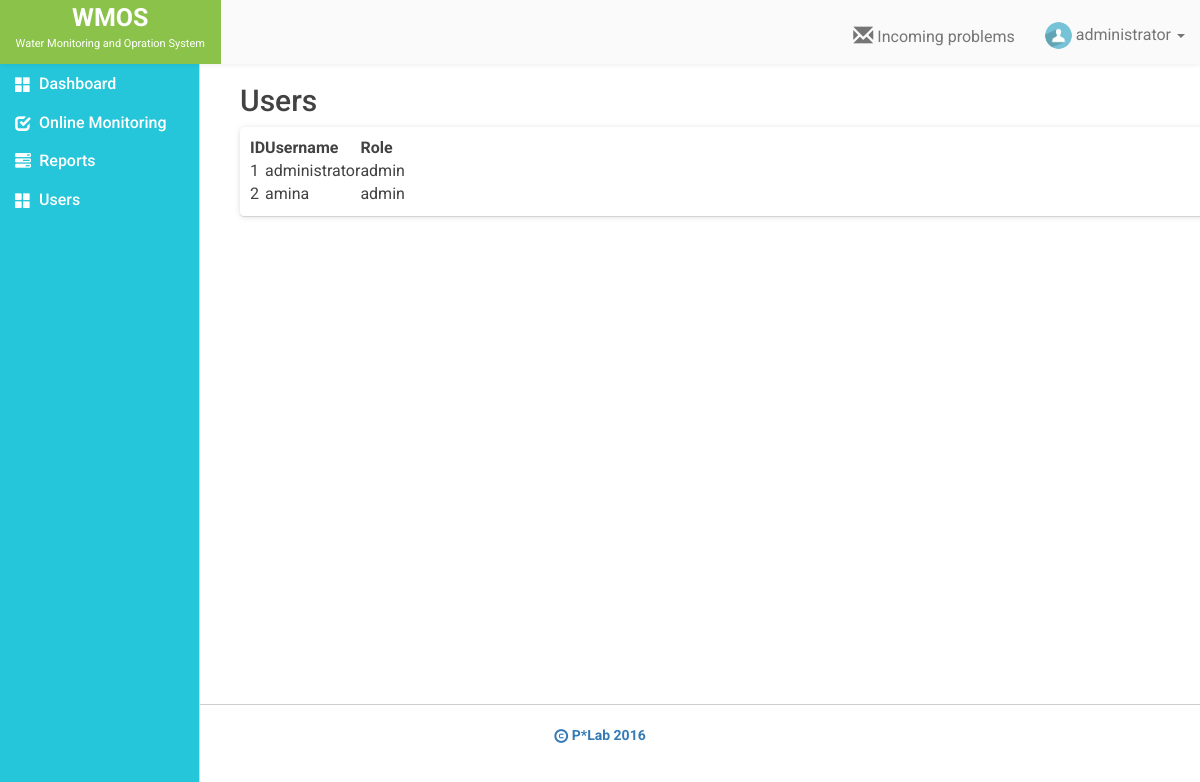
/users.php (signed in), run on an earlier commit of the app's database.
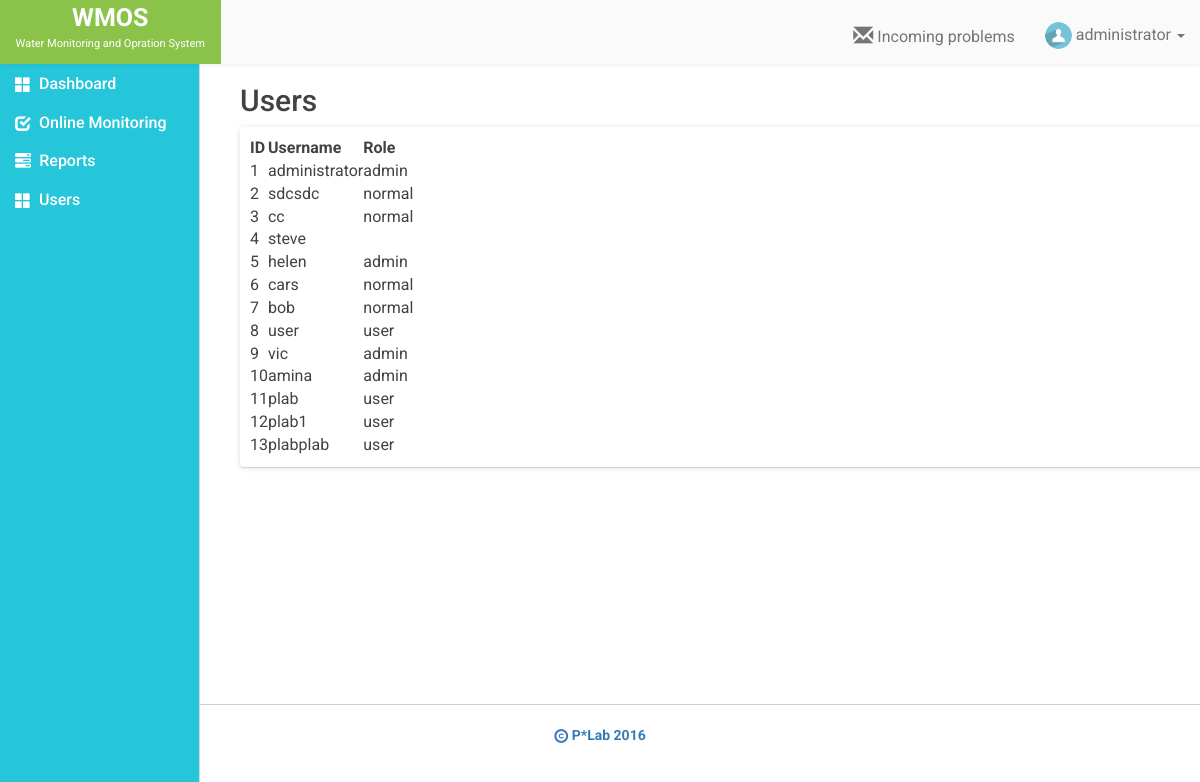
And on a later commit of the database.
### tables this page shows
CREATE TABLE `user` (
  `id` int(11) NOT NULL,
  `username` varchar(100) NOT NULL,
  `password` text NOT NULL,
  `role` varchar(100) NOT NULL
);

### functions/query.func.php (called while the page is built, shortened)
<?php
function getAll($table=""){
	global $conn;
	$sql = "SELECT * FROM $table";
	$result = mysqli_query($conn,$sql) or die(mysqli_error($conn));
	while ($row = mysqli_fetch_assoc($result)) {
		$data[] = $row;
	}
	return $data;
}
 ?>

### users.php (the view, shortened to what this page needs)
<?php
include 'database.php';
include 'functions/query.func.php';
$u = getAll('user');
?>
<!DOCTYPE html>
<html>
<head>
	<?php include "includes/_csslinks.php"; ?>
</head>
<body>
	<?php include 'includes/_header.php'; ?>
	<div class= "container-fluid">
		<div class="row" id="page">
			<?php include "includes/_sidebar.php"; ?>
			<div class="col-md-10 content">
				<h1 class="page-title">Users</h1>
				<div class="row">
					<div class="col-md-12">
						<div class="white-data-table">
							<div class="table-responsive">
								<table class="display compact" id="sms-table">
				                    <thead>
			                            <tr>
			                                <th>ID</th>
			                                <th>Username</th>
			                                <th>Role</th>
			                            </tr>
			                        </thead>
			                        <tbody>
			                        	<?php
			                        		$i = 1;
			                        		if ($u):
				                        		foreach ($u as $key => $user):
			                        	 ?>
				                            <tr>
				                                <td><?php echo $i++ ?></td>
				                                <td><?php echo $user['username'] ?></td>
				                                <td><?php echo $user['role'] ?></td>
				                            </tr>
			                            <?php
												endforeach;
				                           	endif;
			                             ?>
			                        </tbody>
			                    </table>
							</div>
						</div>
					</div>
				</div>
			</div>
		</div>
		 <?php include "includes/_footer.php"; ?>
	</div>
<?php include "includes/_jslinks.php"; ?>
</body>
</html>

What changed in the data, as far as the page shows it:
added user: username "sdcsdc", role "normal"
added user: username "cc", role "normal"
added user: username "steve"
added user: username "helen", role "admin"
added user: username "cars", role "normal"
added user: username "bob", role "normal"
added user: username "user", role "user"
added user: username "vic", role "admin"
added user: username "plab", role "user"
added user: username "plab1", role "user"
added user: username "plabplab", role "user"
